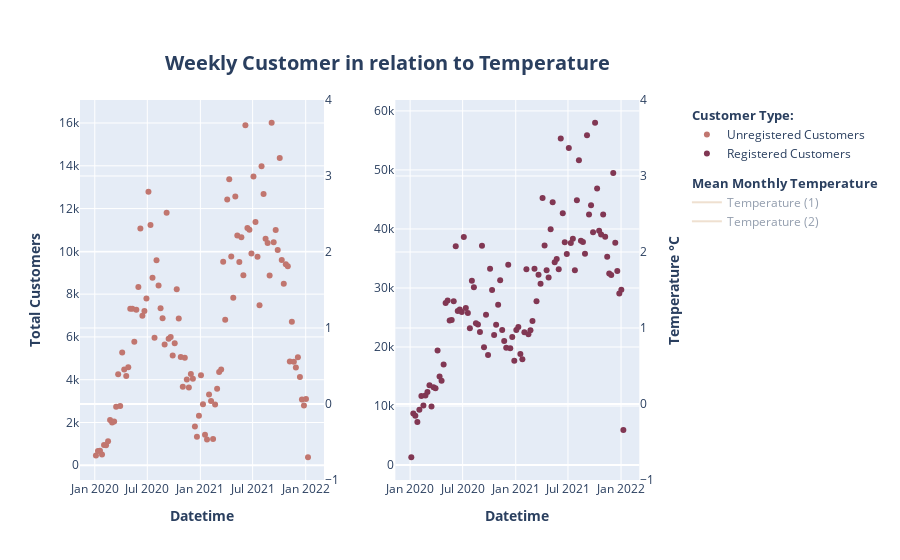

The notebook cell this image was saved under:
### Code cell
fig3 = make_subplots(cols= 2, rows= 1, horizontal_spacing= 0.12, specs= [[{"secondary_y": True}, {"secondary_y": True}]])

# add Not Reg Customers
fig3.add_trace(
 go.Scatter(
  x= df_w.datetime,
  y= df_w.loc[df_w.registered_customer == False]["reg_customer"],
  name= "Unregistered Customers",
  legendgroup= "group1",
  legendgrouptitle_text= "<b>Customer Type:</b>",
  mode= "markers",
  marker= dict(color= px.colors.sequential.Brwnyl[3]),
  ),
  row= 1,
  col= 1
)

# add Reg Customers
fig3.add_trace(
 go.Scatter(
  x= df_w.datetime,
  y= df_w.loc[df_w.registered_customer == True]["reg_customer"],
  name= "Registered Customers",
  legendgroup= "group1",
  mode= "markers",
  marker= dict(color= px.colors.sequential.Brwnyl[5])
 ),
 row= 1,
 col= 2
)

# add monthly mean temperature
fig3.add_trace(
  go.Scatter(
    x= df_wth.datetime,
    y= df_wth.temp,
    marker= dict(color=px.colors.sequential.Brwnyl[1]),
    name= "Temperature (1)",
    legendgroup= "g2",
    legendgrouptitle_text= "<b>Mean Monthly Temperature</b>",
    visible= "legendonly"
  ),
  col= 1, 
  row= 1,
  secondary_y= True
)

fig3.add_trace(
  go.Scatter(
    x= df_wth.datetime,
    y= df_wth.temp,
    marker= dict(color= px.colors.sequential.Brwnyl[1]),
    name= "Temperature (2)",
    legendgroup= "g2",
    visible= "legendonly"
  ),
  col= 2, 
  row= 1,
  secondary_y= True
)

fig3.update_layout(legend=dict(groupclick="toggleitem"),title= dict(text= "<b>Weekly Customer in relation to Temperature</b>",  font_size= 20, xanchor= "center", yanchor= "top", y=0.9, x=0.43))
fig3.update_yaxes(title_text="<b>Total Customers</b>", secondary_y=False, col= 1, row=1)
fig3.update_yaxes(title_text="<b>Temperature °C</b>" , secondary_y=True, row=1, col= 2)
fig3.update_xaxes(title_text="<b>Datetime</b>")
fig3.show()
